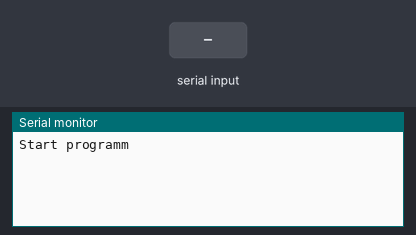
Simulated run of this sketch. Board: Arduino Mega 2560, built with avr-gcc and run on an emulated ATmega2560. Shown: the last lines printed to the serial monitor. The test bench sets the inputs (shaded band).

Above: at 1.4 s.
1.5 s: "joystick1" received over the second serial link
At 2.6 s:
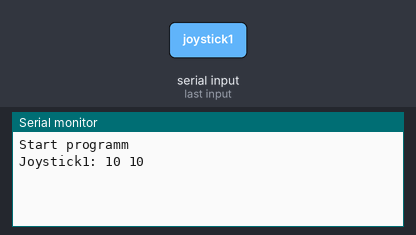
3.0 s: "arm_on" received over the second serial link
At 3.5 s:
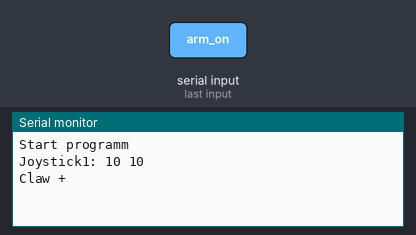
4.5 s: "arm_up" received over the second serial link
At 5.7 s:
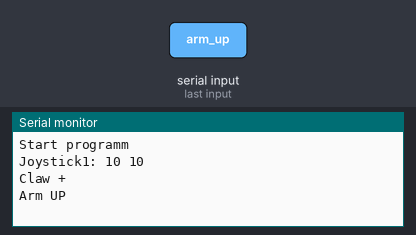
6.0 s: "arm_dw" received over the second serial link
At 7.0 s:
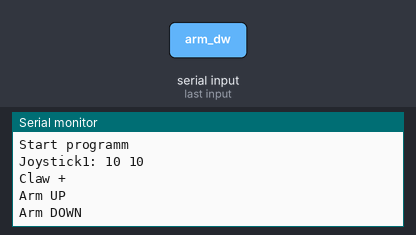
7.5 s: "arm_off" received over the second serial link
At 8.2 s:
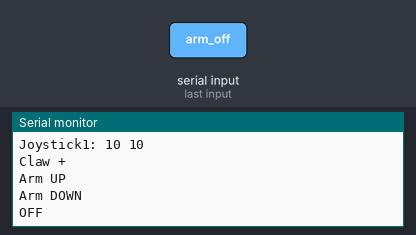
9.0 s: "stop_on" received over the second serial link
At 9.4 s:
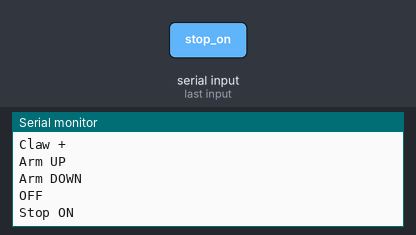

The sketch:

bluetooth_control_io.ino
```cpp
void setup() {
  Serial2.begin(9600); // инициализация порта BT
  Serial.begin(9600); // инициализация порта
  delay(100);
  Serial.println("Start programm");
  delay(100);
}

void loop() {

  String s = "";

  while (Serial2.available() > 0){ //Если пришли данные, то записать в переменную s
    char c = Serial2.read();
    s += c;
    delay(2);  //ОБЯЗАТЕЛЬНАЯ ПАУЗА для разделения сообщений
  }
  if (s!=""){

    String key = "", value1 = "", value2 = ""; //ключ, значение

    int i = 0;

    while (i<s.length()){ //Считываем ключ
      if (s[i]==' ') break;
      key += s[i];
      i++;
    }

    if (s[i]==' ') i++;

    while (i<s.length()){ //Считываем значение 1
      if (s[i]==' ') break;
      value1 += s[i];
      i++;
    }

    if (s[i]==' ') i++;

    while (i<s.length()){ //Считываем значение 2
      if (s[i]==' ') break;
      value2 += s[i];
      i++;
    }

    int valueInt1 = value1.toInt(); //Переводим значение в int
    int valueInt2 = value2.toInt(); //Переводим значение в int

    if (key.equals("joystick1")){
      Serial.print("Joystick1: ");
      Serial.print(valueInt1+10);
      Serial.print(" ");
      Serial.println(valueInt2+10);
      //analogWrite(11, (valueInt+10)*12); //Значения от джойстика -10 до 10 преобразуются в сигнал 0 - 240
    }
    //if (key.equals("red")) analogWrite(10, valueInt); //Слайдер
    //if (key.equals("all")){ analogWrite(9, valueInt); analogWrite(10, valueInt); analogWrite(11, valueInt);} //Слайдер
    if (key.equals("arm_on")) { //Захват сжать Claw +
        Serial.println("Claw +");
        Serial2.println("display Claw +");
      }
    if (key.equals("arm_re")) { //Захват разжать Claw -
        Serial.println("Claw -");
        Serial2.println("display Claw -");
      }
    if (key.equals("arm_up")) { //Arm Up
        Serial.println("Arm UP");
        Serial2.println("display Arm UP");
      }
    if (key.equals("arm_dw")) { //Arm Down
        Serial.println("Arm DOWN");
        Serial2.println("display Arm DOWN");
      }

    if (key.equals("arm_off")){//Arm и Захват OFF
        Serial.println("OFF");
        Serial2.println("display OFF");
      }
    if (key.equals("stop_on")){//Stop ON
        Serial.println("Stop ON");
        Serial2.println("display Stop ON");
      }
    if (key.equals("stop_off")){//Stop OFF
        Serial.println("Stop OFF");
        Serial2.println("display Stop OFF");
      }

  }
}
```

Measured:
- after the input at 1.5 s, the serial monitor: prints a new line at once (image 1)
- after the input at 3.0 s, the serial monitor: prints a new line at once (image 2)
- after the input at 4.5 s, the serial monitor: prints a new line at once (image 3)
- after the input at 6.0 s, the serial monitor: prints a new line at once (image 4)
- after the input at 7.5 s, the serial monitor: prints a new line at once (image 5)
- after the input at 9.0 s, the serial monitor: prints a new line at once (image 6)
